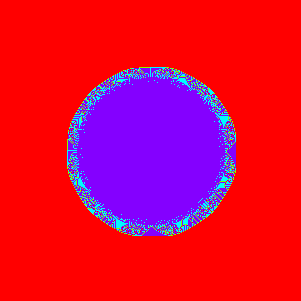
Frame 1 (no input)
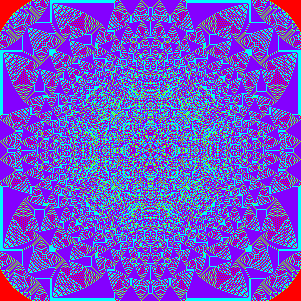
Frame 60 (the mouse pressed at the canvas centre just before this capture)
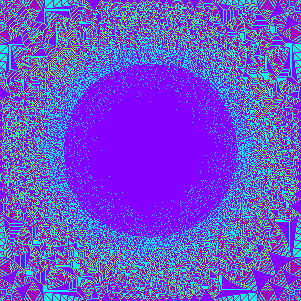
Frame 120 (the mouse held since frame 60 and released just before this capture)

The Processing sketch that drew these frames (run headless with seeded random() and noise(); from frame 60 on, the mouse is pressed at the canvas centre):

// Processing sketch: SandPilesImage
// ── SandPilesImage.pde
SandPile sp;
boolean adding = false;

void setup() {
	size(301,301);
  colorMode(HSB);
	sp = new SandPile(width, height);
	sp.initialize();
}

void draw() {
	sp.update(1000);
	sp.render();
  if (adding) sp.addGrain(mouseX, mouseY, 10000);
}

void mousePressed() {
  adding = true;
}

void mouseReleased() {
  adding = false;
}

class SandPile {
	int width;
	int height;
	int[] cell;

	SandPile(int width, int height) {
		this.width = width;
		this.height = height;
		cell = new int[width * height];
	}

	boolean update() {
    boolean changed = false;
		for (int y=0; y<this.height; ++y) {
			for (int x=0; x<this.width; ++x) {
        int c = cell[index(x,y)];
				if (c > 3) {
          changed = true;
					int spread = (int)c / 4;
					cell[index(x,y)] = c % 4;
					if (x != 0) cell[index(x-1,y)] += spread;
					if (x != width-1) cell[index(x+1,y)] += spread;
					if (y != 0) cell[index(x,y-1)] += spread;
					if (y != height-1) cell[index(x,y+1)] += spread;
				}
			}
		}
    return changed;
	}

  void update(int n) {
    for (int i=0; i<n; ++i) {
      if (!update()) return;
    }
  }
  
  void addGrain(int x, int y, int n) {
    cell[indexClip(x,y)] += n;  
  }
  
	void render() {
		loadPixels();
		for (int i=0; i<cell.length; ++i) {
      int c = cell[i];
			pixels[i] = color(64*((c > 2) ? 3 : c), 255, 255);
		}
		updatePixels();
	}


	void initialize() {
    cell[index(floor(width/2.0), floor(height/2.0))] = 300000;
	}

	int indexWrap(int x, int y) {
	  x = (x < 0) ? (width + x) : (x % width);
	  y = (y < 0) ? (height + y) : (y % height);
	  return (x + y * width);
	}

	int index(int x, int y) {
		return x + y * width;
	}

  int indexClip(int x, int y) {
    return index(constrain(x, 0, width-1), constrain(y, 0, height-1));
  }

}
